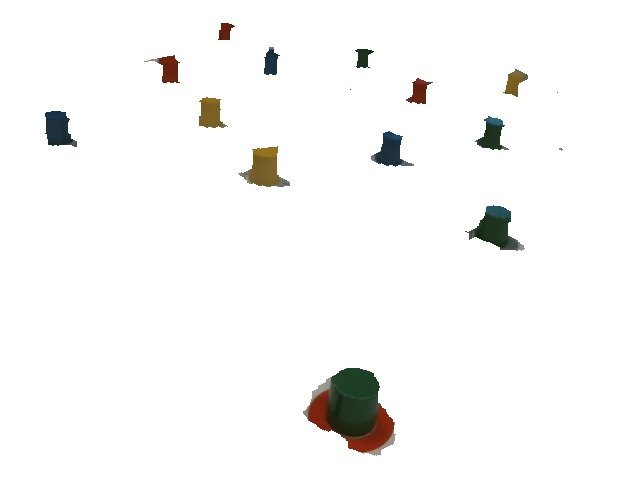
#> input picture on_comp/take_data2/sabun_img.jpg, 640 x 480 px
$ python map_adjust.py
#> lines starting #> are read from the running program, lines starting #| are printed output that depends on the picture
import cv2
import numpy as np

#座標クリックして画像切り取りGUI

def mouse_event(event, x, y, flags,param):
    drag = -1
    if pickup_mode=="none":
        if event==cv2.EVENT_LBUTTONUP:
            drag = -1

        if event==cv2.EVENT_LBUTTONDOWN:
            for i,pt in enumerate(pts):
                if np.linalg.norm(np.array(pt)-np.array([x,y]))<60:
                    drag = i
                    pts[drag]= [x,y]
                    break

    cv2.polylines(ui_frame,[pts],True, (255,0,0) , 1 )
    prev_pt = None
    for pt in pts:
        cv2.circle(ui_frame, center =(int(pt[0]),int(pt[1])), radius = 6 , color = (0,0,255), thickness=2)
        if prev_pt is not None:
            cv2.line(ui_frame,((int(prev_pt[0]),int(prev_pt[1]))),((int(pt[0]),int(pt[1]))), (0,0,255), 2)
        else :
            first_pt=pt
        prev_pt=pt

    cv2.line(ui_frame,((int(prev_pt[0]),int(prev_pt[1]))),((int(first_pt[0]),int(first_pt[1]))), (0,0,255), 2)
    cv2.imshow('UI_image', ui_frame)

img = cv2.imread("take_data2/sabun_img.jpg")
#> img is the input picture: shape (480, 640, 3); mean B, G, R 246.6, 247.3, 247.6
pts = np.array(((127,68),(242,203),(538,151),(383,40)))
#if img is not None:
ui_frame = img.copy()
pickup_mode = 'none'
cv2.imshow('UI_image', ui_frame)
cv2.setMouseCallback('UI_image', mouse_event)
cv2.waitKey(0)
rect = cv2.boundingRect(pts)
x,y,w,h = rect
croped = img[y:y+h, x:x+w].copy()
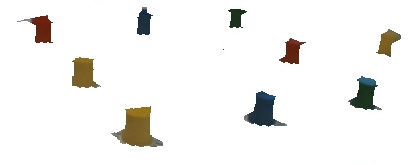
#> croped: shape (164, 412, 3); mean B, G, R 240.1, 242, 242.8
pts = pts - pts.min(axis=0)
mask = np.zeros(croped.shape[:2], np.uint8)
cv2.drawContours(mask, [pts], -1, (255, 255, 255), -1, cv2.LINE_AA)
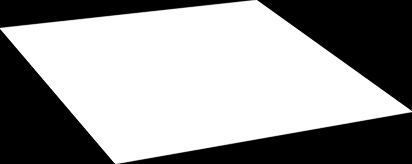
#> mask: shape (164, 412); min 0, max 255, mean 150.8
dst = cv2.bitwise_and(croped, croped, mask=mask)
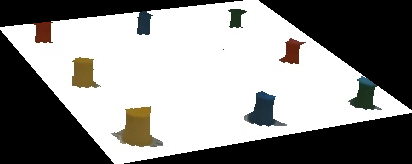
#> dst: shape (164, 412, 3); mean B, G, R 140, 141.6, 142.2

cv2.imwrite('take_data2/hmgra_img.jpg',dst)
cv2.destroyAllWindows()
